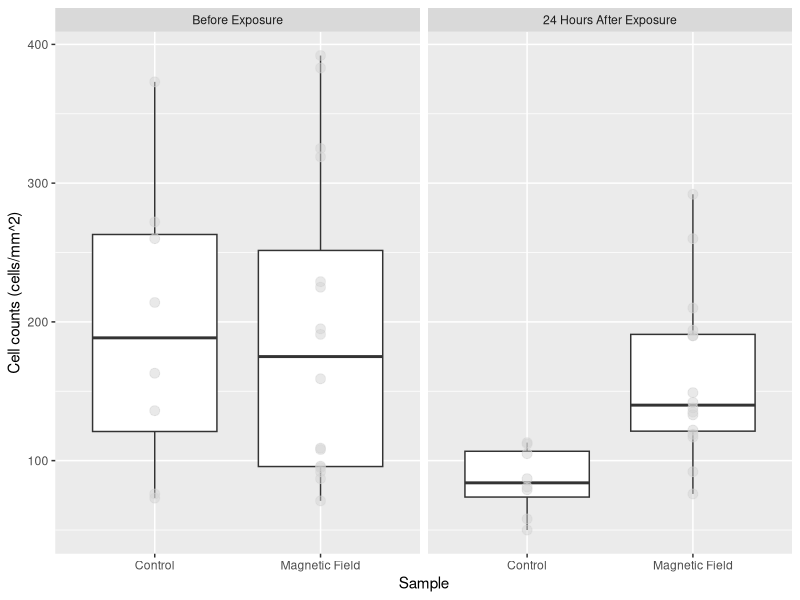
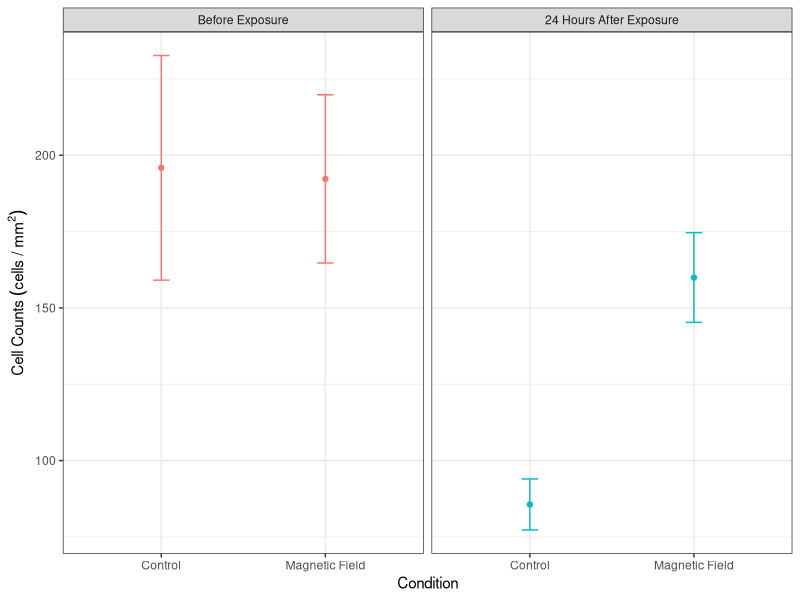
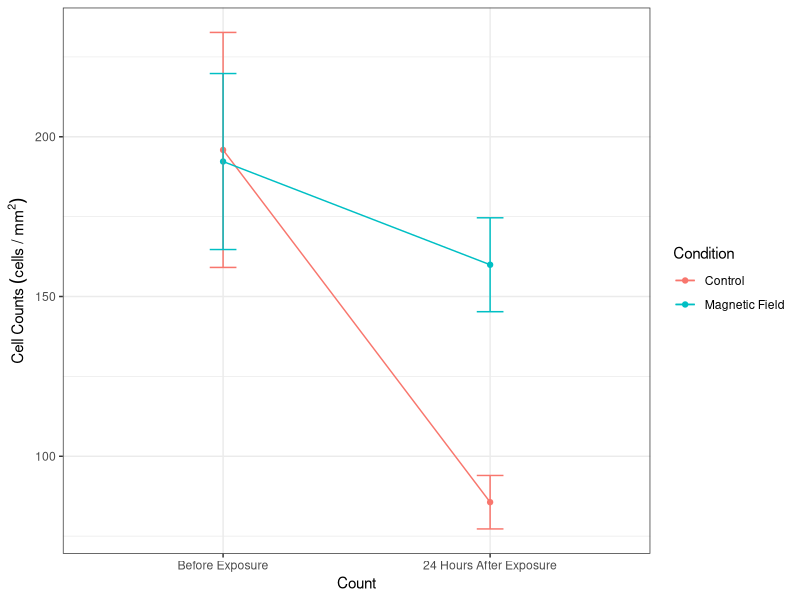

Here is the R script that generated these plots, in order:
## ---- chunk 1
# clear the environment
rm(list = ls())

# import the libraries that we will use
library(ggplot2)
library(dplyr)
library(here)
library(ggfortify)

cells <- read.csv(here("Data", "Cellcountdata_11-9_11-13.csv"),stringsAsFactors = TRUE)
## ---- chunk 2
# relevel the data to put the control first
cells<- mutate(cells, Condition = relevel(Condition, ref = "Control"))

# reassign the values of the different EMF conditions to combine them
cells <- cells %>% mutate(Exposure = recode(cells$Date, "11/10/2022" = '24 Hours After Exposure', "11/9/2022" = 'Before Exposure'))

# relevel the data to put the before exposure first
cells<- mutate(cells, Exposure = relevel(Exposure, ref = "Before Exposure"))

cells <- cells %>% mutate(Condition = recode(cells$Condition, "Control" = 'Control', "B-Field" = 'Magnetic Field'))


# make a box plot of the data
ggplot(cells, aes(x = Condition, y = Cells)) +
geom_boxplot()+
  geom_point(size = 3, colour = 'lightgrey', alpha = 0.5)+
  facet_wrap(~Exposure)+
  xlab("Sample") +
  ylab("Cell counts (cells/mm^2)")
## ---- chunk 3
# find the means of the cell counts and put them in a new table
mean_counts <- cells %>% group_by(Condition,Exposure) %>% summarise(
  meancounts = mean(Cells),
  secounts = sd(Cells)/sqrt(sum(!is.na(Cells))                                                             ))
## ---- chunk 4
# create scatterplot with error bars
ggplot(mean_counts, aes(Condition, meancounts, color = Exposure))+
     geom_point()+
     geom_line()+
     geom_errorbar(aes(ymin = meancounts - secounts,
                       ymax = meancounts + secounts), width = 0.1)+
    theme_bw()+
    facet_wrap(~Exposure)+
    theme(legend.position="none")+
    xlab("Condition")+
    ylab(expression(Cell~Counts~(cells~"/"~mm^2)))
## ---- chunk 5
# create scatter plot with error bars
media_change_plot <- ggplot(mean_counts, aes(Exposure, meancounts, color = Condition, group = Condition))+
     geom_point()+
     geom_line()+
     geom_errorbar(aes(ymin = meancounts - secounts,
                       ymax = meancounts + secounts), width = 0.1)+
    theme_bw()+
    #theme(legend.position="none")+
    xlab("Count")+
    ylab(expression(Cell~Counts~(cells~"/"~mm^2)))

media_change_plot

ggsave(filename = "media_change_plt_sem1.jpg",
       plot = media_change_plot,
       width = 7,
       height = 5)
